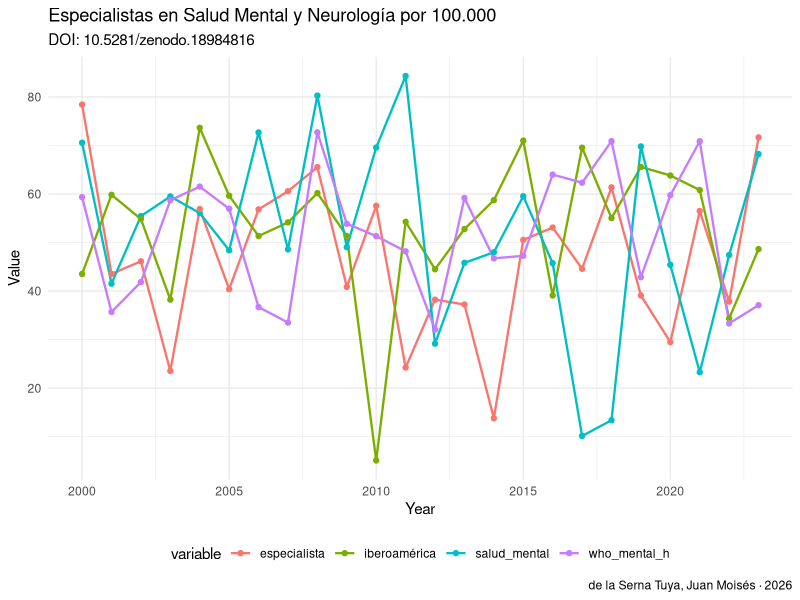

Recreate this plot in R.
# analysis.R — Especialistas en Salud Mental y Neurología por 100.000 Habitantes en Iberoamérica (2000-2026)
# DOI: 10.5281/zenodo.18984816
# Author: de la Serna Tuya, Juan Moisés · ORCID: 0000-0002-8401-8018
# License: CC0 1.0

# ── SETUP ──────────────────────────────────────────────────────────────────
# Install required packages if needed:
# install.packages(c("readr","ggplot2","dplyr","tidyr"))

library(readr)
library(ggplot2)
library(dplyr)

# ── LOAD DATA ──────────────────────────────────────────────────────────────
# Download dataset from: https://doi.org/10.5281/zenodo.18984816
# df <- read_csv("dataset.csv")

# Example with synthetic data
set.seed(42)
years <- 2000:2023
df <- data.frame(
  year = years,
    salud_mental = rnorm(length(years), 50, 15),
  especialista = rnorm(length(years), 50, 15),
  iberoamérica = rnorm(length(years), 50, 15),
  who_mental_h = rnorm(length(years), 50, 15),
  stringsAsFactors = FALSE
)

cat("Dataset: Especialistas en Salud Mental y Neurología por 100\n")
cat("DOI: 10.5281/zenodo.18984816\n")
cat("Dimensions:", nrow(df), "x", ncol(df), "\n\n")
print(head(df))
print(summary(df))

# ── VISUALIZATION ──────────────────────────────────────────────────────────
# Temporal trend
p1 <- df %>%
  tidyr::pivot_longer(-year, names_to="variable", values_to="value") %>%
  ggplot(aes(x=year, y=value, color=variable)) +
  geom_line(size=0.8) +
  geom_point(size=1.5) +
  labs(title="Especialistas en Salud Mental y Neurología por 100.000 ",
       subtitle="DOI: 10.5281/zenodo.18984816",
       x="Year", y="Value",
       caption="de la Serna Tuya, Juan Moisés · 2026") +
  theme_minimal() +
  theme(legend.position="bottom")

ggsave("figures/analysis_output_r.png", p1, width=10, height=6, dpi=150)
cat("\nFigure saved: figures/analysis_output_r.png\n")

# ── CITATION ───────────────────────────────────────────────────────────────
cat("\nCitation:\n")
cat("de la Serna Tuya, Juan Moisés (2026). Especialistas en Salud Mental y Neurología por 100.000 Habitantes en I. Zenodo. https://doi.org/10.5281/zenodo.18984816\n")
